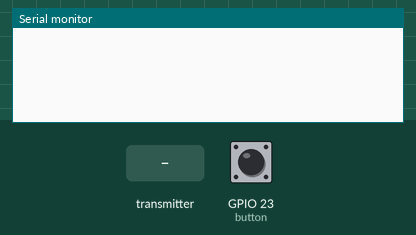
Recording of a sketch running on a simulated ESP32. On the bench: the last lines printed to the serial monitor. The inputs (shaded band) are chosen by the test bench; at power-on: GPIO 23 (button) HIGH.

Above: at 1.2 s.
1.3 s: the transmitter starts sending receivedCommand = 0
At 1.61 s:
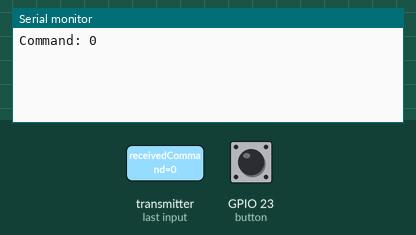
3.3 s: GPIO 23 (button) pulled LOW for 0.15 s
At 3.71 s:
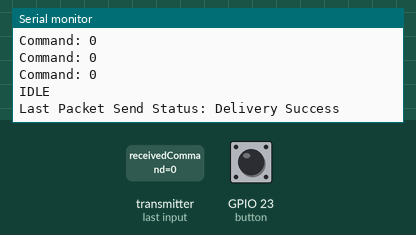
5.0 s: the transmitter starts sending receivedCommand = 1
At 5.31 s:
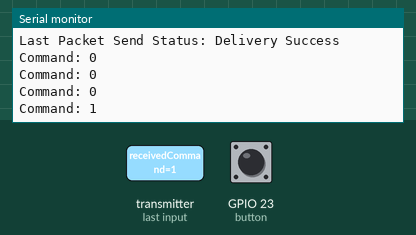

Measured:
- after the input at 1.3 s, the serial monitor: prints a new line at once (image 1)
- after the input at 3.3 s, the serial monitor: prints a new line after 0.20 s (image 2)
- after the input at 5.0 s, the serial monitor: prints a new line at once (image 3)

The sketch:

Module2.ino
```cpp
#include <esp_now.h>
#include <WiFi.h>
#include <OneButton.h>

OneButton button = OneButton(23, true, true);

char state = 0;

#include "comms.h"

void setup() {
  Serial.begin(115200);
  button.attachClick(onButtonClick);
  setUpESP();
  setUpSenderESP();
  setUpReceiverESP();
}

void loop() {
  if(state == 0) {
    //
  } else if(state == 1) {
    button.tick();
  } else if(state == 2) {
    Serial.println("IDLE");
    delay(3000);
  }
}

void onButtonClick() {
  sendDataESP(6);
  state = 2;
}
```

comms.h
```cpp
// SENDER VARIABLES
uint8_t receiverAddress[] = {0xB4, 0xE6, 0x2D, 0xDE, 0x29, 0xDD};
esp_now_peer_info_t peerInfo;

// RECEIVER VARIABLES
int receivedCommand;

void setUpESP() {
  WiFi.mode(WIFI_STA);
  if(esp_now_init() != ESP_OK) {
    Serial.println("Error initializing ESP-NOW");
    return;
  }
}


void OnDataSent(const uint8_t *mac_addr, esp_now_send_status_t status) {
  Serial.print("\rLast Packet Send Status: ");
  Serial.println(status == ESP_NOW_SEND_SUCCESS ? "Delivery Success" : "Delivery Fail");
}

void setUpSenderESP() {
  // Register for Send CB to get status of transmitted packet
  esp_now_register_send_cb(esp_now_send_cb_t(OnDataSent));

  // Register peer
  memcpy(peerInfo.peer_addr, receiverAddress, 6);
  peerInfo.channel = 0;
  peerInfo.encrypt = false;

  // Add peer
  if(esp_now_add_peer(&peerInfo) != ESP_OK) {
    Serial.println("Failed to add peer");
    return;
  }
}

void sendDataESP(int commandToSend) {
  // Send message via ESP-NOW
  esp_now_send(receiverAddress, (uint8_t *)&commandToSend, sizeof(commandToSend));
}


void OnDataRecv(const uint8_t *mac, const uint8_t *incomingData, int len) {
  memcpy(&receivedCommand, incomingData, sizeof(receivedCommand));
  // Serial.print("Bytes received: ");
  // Serial.println(len);
  Serial.print("Command: ");
  Serial.println(receivedCommand);
  state = 1;
}

void setUpReceiverESP() {
  // Register for a callback function that will be called when data is received
  esp_now_register_recv_cb(esp_now_recv_cb_t(OnDataRecv));
}
```
